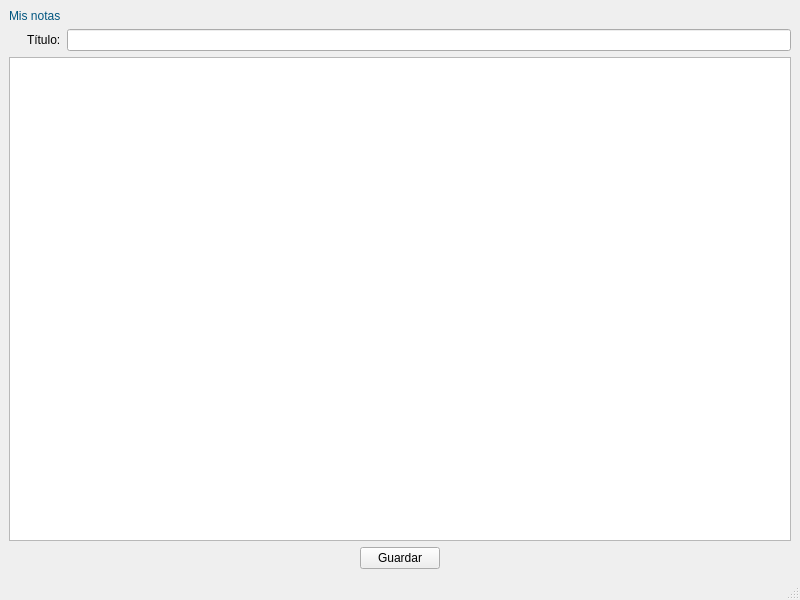
<?xml version="1.0" encoding="UTF-8"?>
<ui version="4.0">
 <class>MainWindow</class>
 <widget class="QMainWindow" name="MainWindow">
  <property name="geometry">
   <rect>
    <x>0</x>
    <y>0</y>
    <width>800</width>
    <height>600</height>
   </rect>
  </property>
  <property name="windowTitle">
   <string>MainWindow</string>
  </property>
  <widget class="QWidget" name="centralwidget">
   <layout class="QGridLayout" name="gridLayout">
    <item row="0" column="0">
     <widget class="QLabel" name="label">
      <property name="styleSheet">
       <string notr="true">font: 14pt &quot;MS Shell Dlg 2&quot;;
font: 12pt &quot;MS Shell Dlg 2&quot;;
color: rgb(0, 85, 127);</string>
      </property>
      <property name="text">
       <string>Mis notas</string>
      </property>
     </widget>
    </item>
    <item row="2" column="0" colspan="2">
     <widget class="QTextEdit" name="textNotas"/>
    </item>
    <item row="1" column="0" alignment="Qt::AlignRight">
     <widget class="QLabel" name="label_2">
      <property name="styleSheet">
       <string notr="true">font: 11pt &quot;MS Shell Dlg 2&quot;;</string>
      </property>
      <property name="text">
       <string>Título:</string>
      </property>
     </widget>
    </item>
    <item row="1" column="1">
     <widget class="QLineEdit" name="LEtitulo"/>
    </item>
    <item row="3" column="0" colspan="2" alignment="Qt::AlignHCenter">
     <widget class="QPushButton" name="guardarButton">
      <property name="text">
       <string>Guardar</string>
      </property>
     </widget>
    </item>
   </layout>
  </widget>
  <widget class="QMenuBar" name="menubar">
   <property name="geometry">
    <rect>
     <x>0</x>
     <y>0</y>
     <width>800</width>
     <height>26</height>
    </rect>
   </property>
  </widget>
  <widget class="QStatusBar" name="statusbar"/>
 </widget>
 <resources/>
 <connections/>
</ui>
